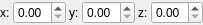
<?xml version="1.0" encoding="UTF-8"?>
<ui version="4.0">
 <class>TripletWidget</class>
 <widget class="QWidget" name="TripletWidget">
  <property name="geometry">
   <rect>
    <x>0</x>
    <y>0</y>
    <width>203</width>
    <height>25</height>
   </rect>
  </property>
  <property name="minimumSize">
   <size>
    <width>203</width>
    <height>25</height>
   </size>
  </property>
  <property name="windowTitle">
   <string>Form</string>
  </property>
  <layout class="QGridLayout" name="gridLayout">
   <property name="leftMargin">
    <number>0</number>
   </property>
   <property name="topMargin">
    <number>0</number>
   </property>
   <property name="rightMargin">
    <number>0</number>
   </property>
   <property name="bottomMargin">
    <number>0</number>
   </property>
   <property name="spacing">
    <number>0</number>
   </property>
   <item row="0" column="0">
    <widget class="QFrame" name="horizontalFrame">
     <property name="sizePolicy">
      <sizepolicy hsizetype="Expanding" vsizetype="Expanding">
       <horstretch>0</horstretch>
       <verstretch>0</verstretch>
      </sizepolicy>
     </property>
     <layout class="QHBoxLayout" name="TripletLayot" stretch="0,1,0,1,0,1">
      <property name="spacing">
       <number>3</number>
      </property>
      <property name="leftMargin">
       <number>0</number>
      </property>
      <property name="topMargin">
       <number>0</number>
      </property>
      <property name="rightMargin">
       <number>0</number>
      </property>
      <property name="bottomMargin">
       <number>0</number>
      </property>
      <item>
       <widget class="QLabel" name="firstL">
        <property name="text">
         <string>x:</string>
        </property>
       </widget>
      </item>
      <item>
       <widget class="QDoubleSpinBox" name="firstV"/>
      </item>
      <item>
       <widget class="QLabel" name="secondL">
        <property name="styleSheet">
         <string notr="true"/>
        </property>
        <property name="text">
         <string>y:</string>
        </property>
       </widget>
      </item>
      <item>
       <widget class="QDoubleSpinBox" name="secondV"/>
      </item>
      <item>
       <widget class="QLabel" name="thirdL">
        <property name="text">
         <string>z:</string>
        </property>
       </widget>
      </item>
      <item>
       <widget class="QDoubleSpinBox" name="thirdV"/>
      </item>
     </layout>
    </widget>
   </item>
  </layout>
 </widget>
 <resources/>
 <connections/>
</ui>
